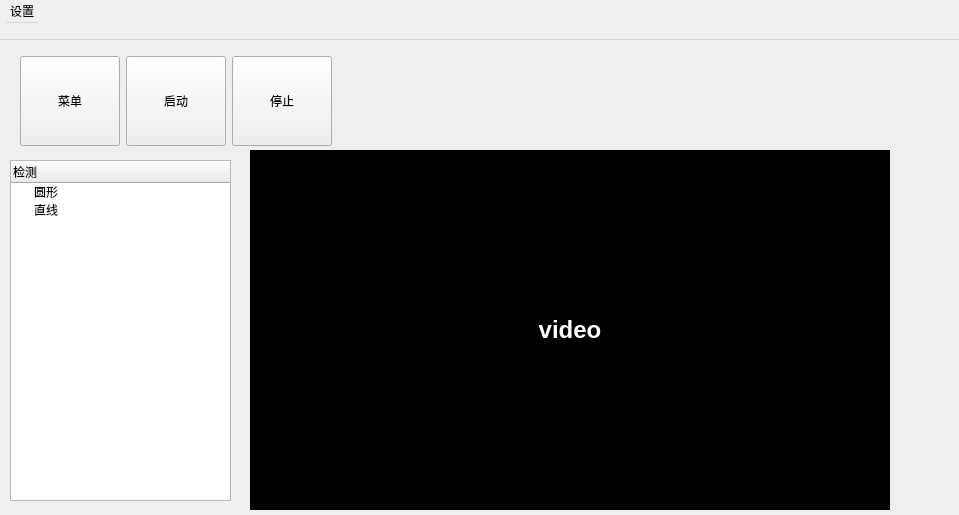
<?xml version="1.0" encoding="UTF-8"?>
<ui version="4.0">
 <class>MainWindow</class>
 <widget class="QMainWindow" name="MainWindow">
  <property name="geometry">
   <rect>
    <x>0</x>
    <y>0</y>
    <width>959</width>
    <height>515</height>
   </rect>
  </property>
  <property name="sizePolicy">
   <sizepolicy hsizetype="MinimumExpanding" vsizetype="Preferred">
    <horstretch>0</horstretch>
    <verstretch>0</verstretch>
   </sizepolicy>
  </property>
  <property name="windowTitle">
   <string>MainWindow</string>
  </property>
  <widget class="QWidget" name="centralwidget">
   <widget class="QLabel" name="video">
    <property name="geometry">
     <rect>
      <x>250</x>
      <y>110</y>
      <width>640</width>
      <height>360</height>
     </rect>
    </property>
    <property name="styleSheet">
     <string notr="true">background-color: black;
color: white;
font-size: 24px;
font-weight: bold;</string>
    </property>
    <property name="text">
     <string>video</string>
    </property>
    <property name="alignment">
     <set>Qt::AlignCenter</set>
    </property>
   </widget>
   <widget class="QWidget" name="layoutWidget">
    <property name="geometry">
     <rect>
      <x>20</x>
      <y>10</y>
      <width>314</width>
      <height>102</height>
     </rect>
    </property>
    <layout class="QHBoxLayout" name="horizontalLayout">
     <item>
      <widget class="QPushButton" name="menu_button">
       <property name="minimumSize">
        <size>
         <width>100</width>
         <height>90</height>
        </size>
       </property>
       <property name="maximumSize">
        <size>
         <width>100</width>
         <height>90</height>
        </size>
       </property>
       <property name="text">
        <string>菜单</string>
       </property>
      </widget>
     </item>
     <item>
      <widget class="QPushButton" name="open_button">
       <property name="minimumSize">
        <size>
         <width>100</width>
         <height>90</height>
        </size>
       </property>
       <property name="maximumSize">
        <size>
         <width>100</width>
         <height>90</height>
        </size>
       </property>
       <property name="text">
        <string>启动</string>
       </property>
      </widget>
     </item>
     <item>
      <widget class="QPushButton" name="close_button">
       <property name="minimumSize">
        <size>
         <width>100</width>
         <height>90</height>
        </size>
       </property>
       <property name="maximumSize">
        <size>
         <width>100</width>
         <height>90</height>
        </size>
       </property>
       <property name="text">
        <string>停止</string>
       </property>
      </widget>
     </item>
    </layout>
   </widget>
   <widget class="QTreeWidget" name="treeWidget">
    <property name="geometry">
     <rect>
      <x>10</x>
      <y>120</y>
      <width>221</width>
      <height>341</height>
     </rect>
    </property>
    <column>
     <property name="text">
      <string>检测</string>
     </property>
    </column>
    <item>
     <property name="text">
      <string>圆形</string>
     </property>
    </item>
    <item>
     <property name="text">
      <string>直线</string>
     </property>
    </item>
   </widget>
  </widget>
  <widget class="QMenuBar" name="menubar">
   <property name="geometry">
    <rect>
     <x>0</x>
     <y>0</y>
     <width>959</width>
     <height>40</height>
    </rect>
   </property>
   <property name="sizePolicy">
    <sizepolicy hsizetype="Fixed" vsizetype="Minimum">
     <horstretch>0</horstretch>
     <verstretch>0</verstretch>
    </sizepolicy>
   </property>
   <property name="minimumSize">
    <size>
     <width>0</width>
     <height>40</height>
    </size>
   </property>
   <property name="maximumSize">
    <size>
     <width>16777215</width>
     <height>50</height>
    </size>
   </property>
   <widget class="QMenu" name="menu">
    <property name="geometry">
     <rect>
      <x>302</x>
      <y>130</y>
      <width>117</width>
      <height>90</height>
     </rect>
    </property>
    <property name="title">
     <string>设置</string>
    </property>
    <addaction name="action"/>
    <addaction name="action1"/>
   </widget>
   <addaction name="menu"/>
  </widget>
  <action name="action">
   <property name="text">
    <string>摄像头设置</string>
   </property>
  </action>
  <action name="action1">
   <property name="text">
    <string>1</string>
   </property>
  </action>
 </widget>
 <resources/>
 <connections/>
</ui>
